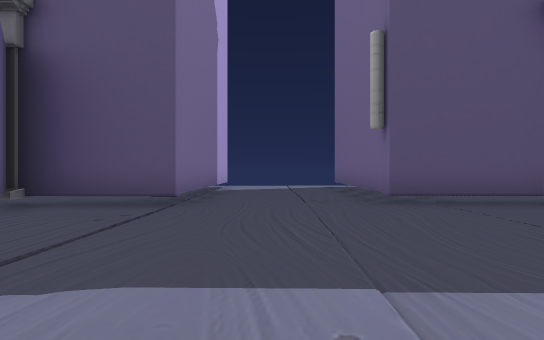
[1] (above)

24 first-person views from a walk through a scene from a Unity 3-D project. The camera is 1.2 m above the floor, looks level and sees 75° across. The floor is counted in squares, 2 m on a side. Each view is taken from the middle of a square. On the plan, view 1 faces up. The plan holds only what a view shows up to about 10 squares ahead; the rest is blank. The place goes on beyond the plan. The player character is not drawn.

[2]
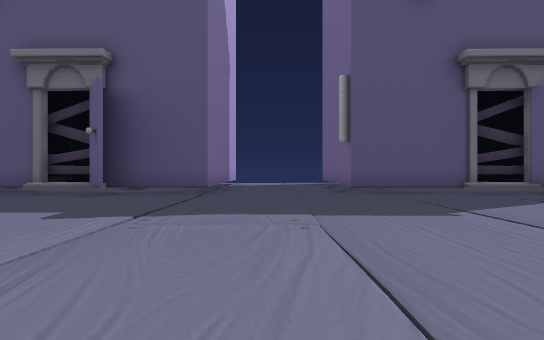

[3]
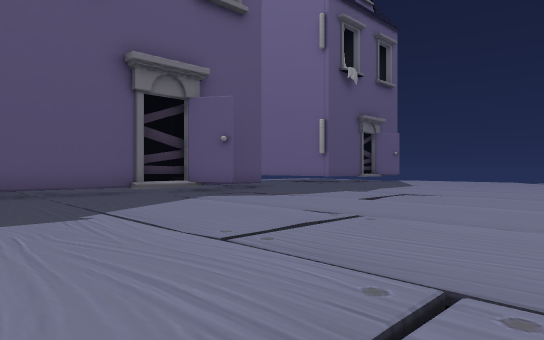

[4]
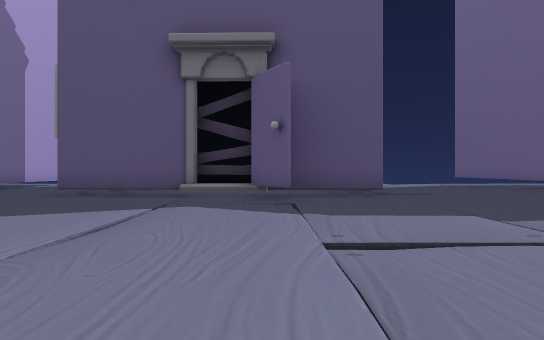

[5]
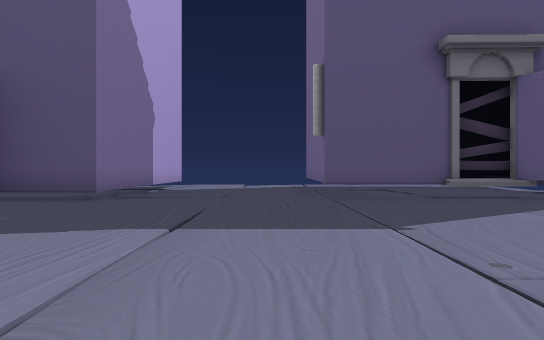

[6]
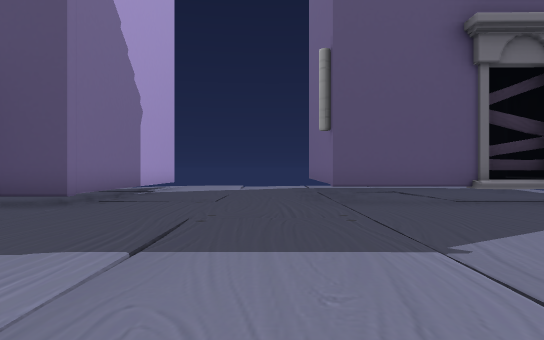

[7]
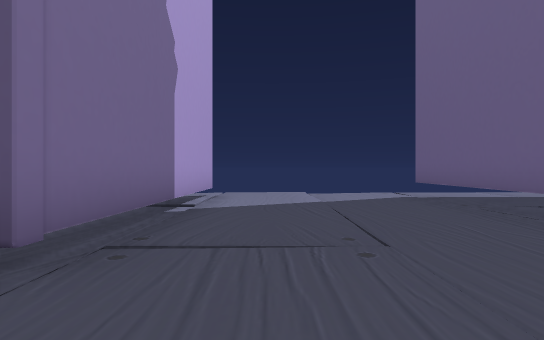

[8]
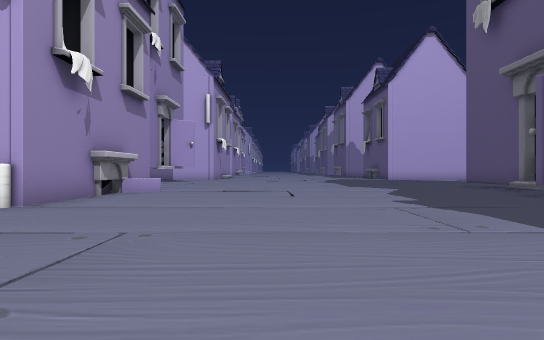

[9]
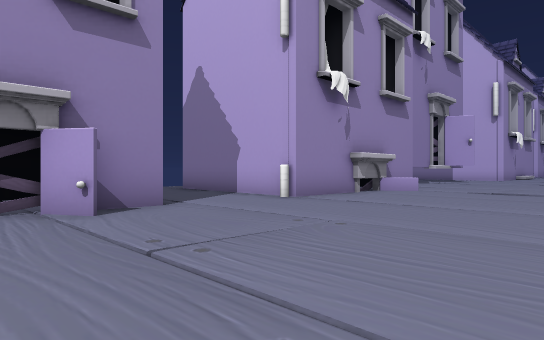

[10]
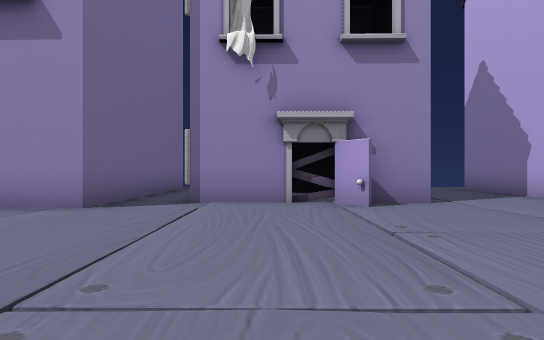

[11]
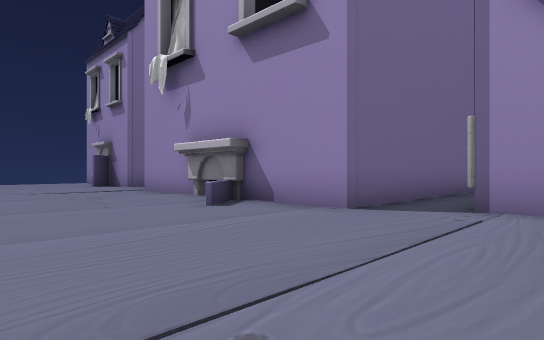

[12]
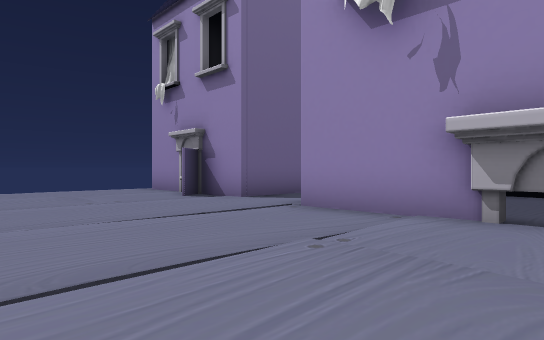

[13]
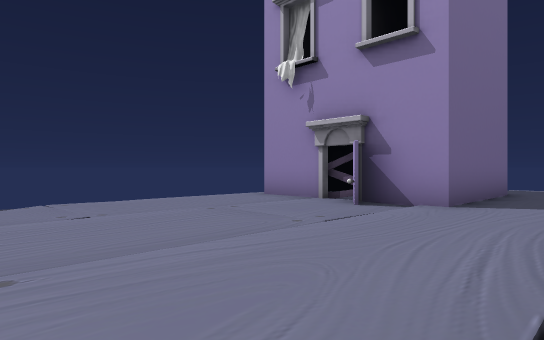

[14]
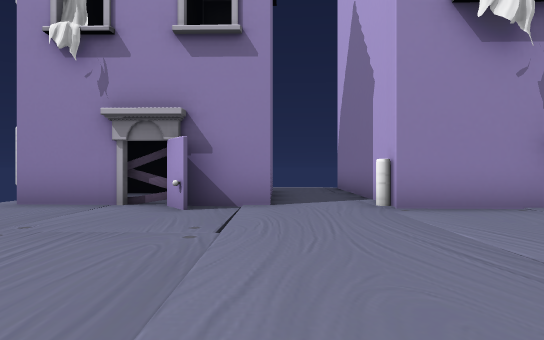

[15]
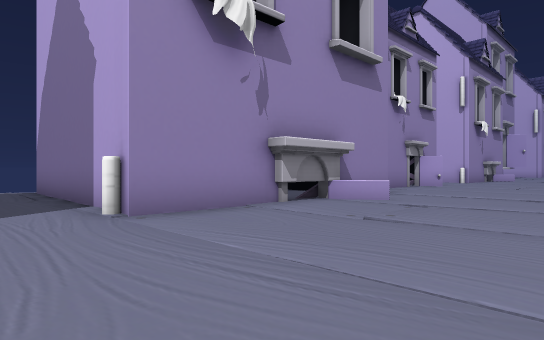

[16]
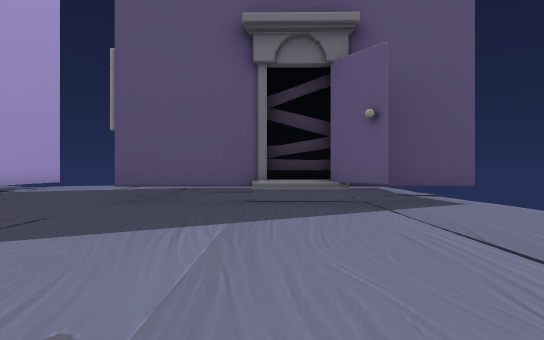

[17]
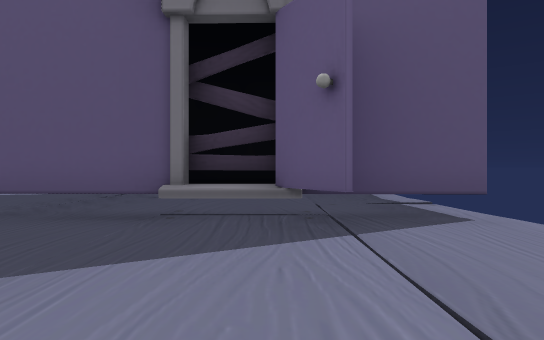

[18]
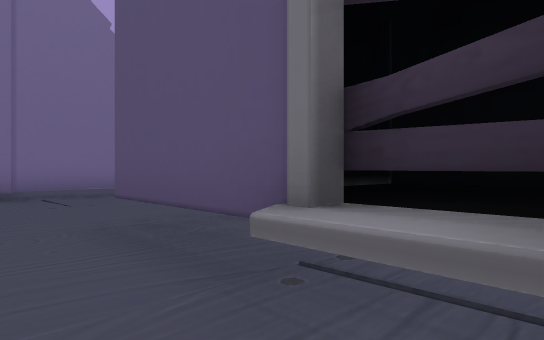

[19]
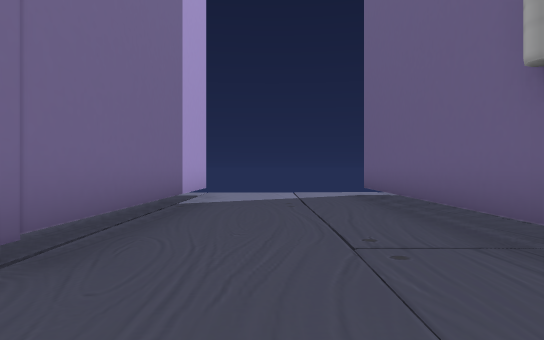

[20]
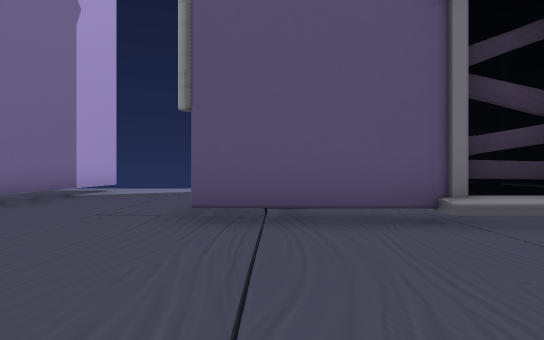

[21]
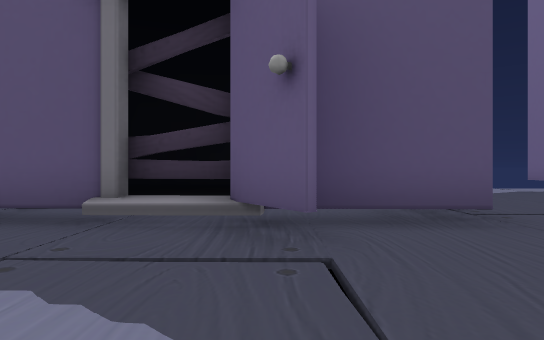

[22]
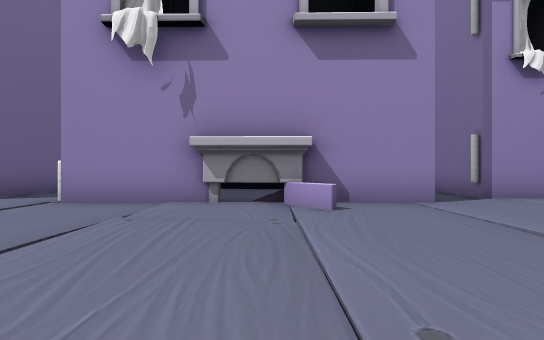

[23]
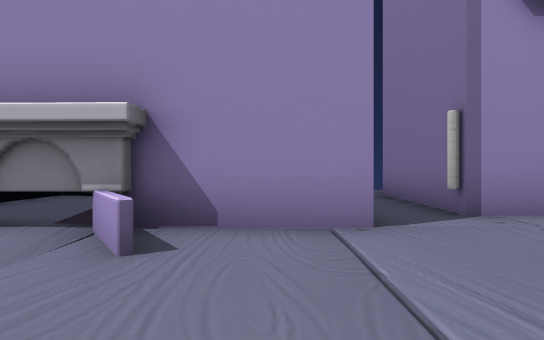

[24]
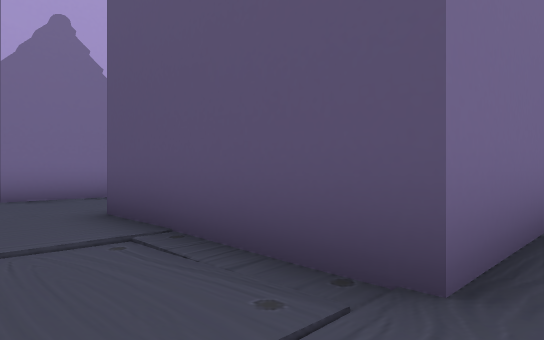

### Floor plan
Key: @ floor where view 1 was taken; # wall or solid block; . main floor; : floor 0.5 m higher than the main floor; / step, stairs or slope; H house.
Columns run from 6 left of view 1 to 19 right of it. Each row starts with its distance up from view 1.
 13     ......     .......
 12     H.....     H.....H
 11     H....HHHH HH.....HHHH
 10     H....     HH.....# H
  9     H....     :#.....H HHH
  8  :::H.... :::::H.....H HH
  7  /::H...H ::/::H.....#HHH
  6 H/HH#......H/HH#........HH
  5 ..#..........#...........#
  4 .................././.....
  3 ..../............././.....
  2 ..../..../.......././.....
  1 ..../..../........../....
  0 ..../.@../.......././.....
 -1 ..../..../.......././.....
 -2 ..../..../.......//./..../
 -3 ........./.......././..../
 -4 H......../.....H........./
 -5 HHHH#....H...#HHHHH##.#H.H
 -6     #..HHHH#.HH.... H.H
 -7     H..H   #.HH ... H.H
 -8     H.. HH #.H  ... H.HHHH
 -9     H..HHHHH.H    H H.H
-10     H........H      ...
-11         ./...

Positions as (right, up) in squares from view 1, and headings:
1: (0, 0), facing up
2: (0, -3), facing up
3: (1, -3), facing up-right
4: (7, -2), facing up
5: (13, -1), facing up
6: (13, 0), facing up
7: (11, 4), facing up
8: (4, -1), facing left
9: (4, 0), facing down-left
10: (4, 1), facing down
11: (4, 0), facing down-right
12: (10, 0), facing down-right
13: (14, 1), facing down-right
14: (16, 1), facing down
15: (16, 0), facing down-left
16: (17, 0), facing up
17: (18, 2), facing up
18: (18, 5), facing up-left
19: (0, 4), facing up
20: (3, 2), facing up
21: (7, 2), facing up
22: (10, 2), facing down
23: (8, -1), facing down
24: (6, -11), facing up-left
